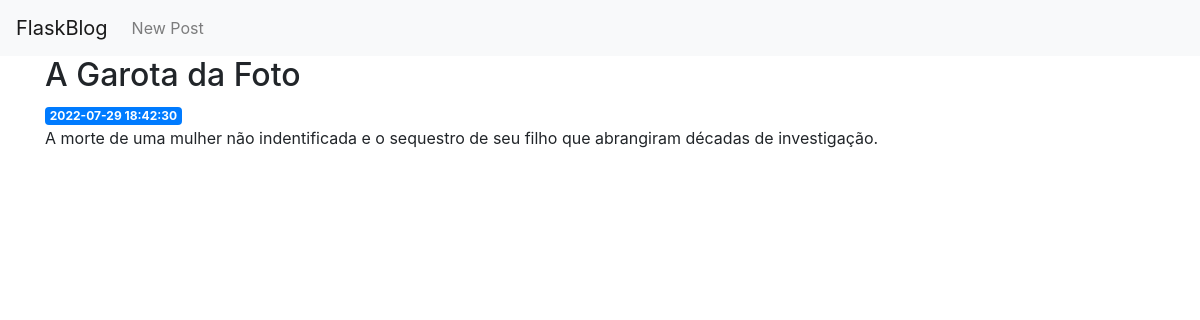
Page /6 on the committed database.
### tables this page shows
CREATE TABLE posts (
    id INTEGER PRIMARY KEY AUTOINCREMENT,
    created TIMESTAMP NOT NULL DEFAULT CURRENT_TIMESTAMP,
    title TEXT NOT NULL,
    content TEXT NOT NULL
);

### app.py (the view)
@app.route('/<int:post_id>')
def post(post_id):
    post = get_post(post_id)
    return render_template('post.html', post=post)

### app.py (called while the page is built)
def get_db_connection():
    conn = sqlite3.connect('database.db')
    conn.row_factory = sqlite3.Row
    return conn

def get_post(post_id):
    conn = get_db_connection()
    post = conn.execute('SELECT * FROM posts WHERE id = ?', (post_id,)).fetchone()
    conn.close
    if post is None:
        abort(404)
    return post

### templates/post.html
{% extends 'base.html' %}
{% block content %}
    <h2>{% block title %} {{ post['title'] }} {% endblock %}</h2>
    <span class="badge badge-primary">{{ post['created'] }}</span>
    <p>{{ post['content'] }}</p>
{% endblock %}

### rows in the picture
posts: title "A Garota da Foto", created "2022-07-29 18:42:30", content "A morte de uma mulher não indentificada e o sequestro de seu filho que abrangiram décadas de investigação."
